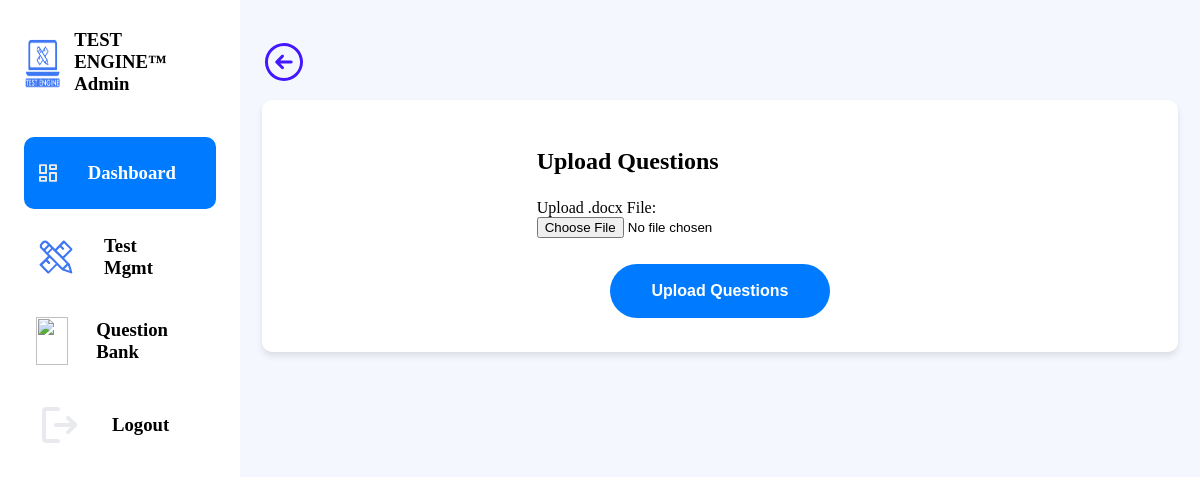
Screenshot of /administrator/upload_questions/5/ (signed in) with the database file from the repository.
### administration/models.py (models this page shows, shortened)
class AppInfo (models.Model):
    logo = models.ImageField(upload_to="webcms", blank=True, null=True)
    email = models.CharField(max_length=33)
    name = models.CharField(max_length=33)
    phone = models.CharField(max_length=11, blank=True, null=True)
    address = models.CharField(max_length=100, blank=True, null=True)
    phrase = models.CharField(max_length=500)

### administration/views.py (the view, shortened to what this page needs)
# urls.py: path('upload_questions/<int:test_id>/', views.upload_questions, name="upload_questions")
@staff_member_required
def upload_questions(request, test_id):
    test = get_object_or_404(Test, id=test_id)
    form = QuestionUploadForm()
    success = 0
    failed = []
    return render(request, "administration/test_mgmt/upload_questions.html", {
        'form': form,
        'test': test
    })

### administration/forms.py
class QuestionUploadForm(forms.Form):
    file = forms.FileField(label='Upload .docx File')

### administration/context_processors.py (called while the page is built)
def app_information(request):
    app_info = AppInfo.objects.first()
    return {
        'app_info': app_info
    }

### administration/templates/administration/test_mgmt/upload_questions.html (shortened to what this page needs)
{% extends "administration/admin_base.html" %}
{% load static %}
{% block content %}
{% block page_style %}
<link type="text/css" href="{% static 'style/form.css' %}" rel="stylesheet" />
{% endblock %}
<div id="home" class="tabcontent">
    <a href="{% url 'administration:test_mgmt' %}">
        <div class="back_icn_container">
            <img src="{% static 'img/icns/back.svg' %}" />
        </div>
    </a>
    <div class="form_container">
        <h3>Upload Questions </h3>
        <form method="post"  enctype="multipart/form-data">
            {{ form.as_p }}
            <center>
                <button type="submit">Upload Questions</button>
            </center>
        </form>
    </div>
</div>
{% endblock %}

### administration/templates/administration/admin_base.html (shortened to what this page needs)
{% load static %}
<!DOCTYPE html>
<html lang="en">
<head>
    <link type="text/css" href="{% static 'style/dashboardv1.0.css' %}" rel="stylesheet" />
    <link type="text/css" href="{% static 'style/table.css' %}" rel="stylesheet" />
    {% block page_style %} {% endblock %}
</head>
<body>
    <div class="main-container">
        <div class="sidebar-item">
            <div class="app-id">
                <div class="logo-box">
                    <img src="{{ app_info.logo.url }}" />
                </div>
                <div class="app-details">
                    <h3>{{ app_info.name }}&#8482; Admin</h3>
                </div>
            </div>
            <div class="dashboard-tab-container">
                <a href="{% url 'administration:administration' %}" class="dashboard-tab active" onclick="setActiveTab(event, this)">
                    <div class="icn-box">
                        <img src="{% static 'img/icns/dashboard.svg' %}" class="dashboard-icon" />
                    </div>
                    <h3>Dashboard</h3>
                </a>
                <a href="{% url 'administration:test_mgmt' %}" class="dashboard-tab" onclick="setActiveTab(event, this)">
                    <div class="icn-box">
                        <img src="{% static 'img/icns/test.svg' %}" class="dashboard-icon" />
                    </div>
                    <h3>Test Mgmt</h3>
                </a>
                <a href="#" class="dashboard-tab" onclick="setActiveTab(event, this)">
                    <div class="icn-box">
                        <img src="{% static 'img/icns/quiz.svg' %}" class="dashboard-icon" />
                    </div>
                    <h3>Question Bank</h3>
                </a>
                <a href="{% url 'authenticator:logout' %}" class="dashboard-tab" >
                    <div class="icn-box">
                        <img src="{% static 'img/icns/logout.svg' %}" class="dashboard-icon" />
                    </div>
                    <h3>Logout</h3>
                </a>
            </div>
        </div>
        <div class="main-item">
            <div class="main-item-wrap">
                {% block content %}
                {% endblock %}
            </div>
        </div>
    </div>
</body>
</html>

### static/style/dashboardv1.0.css (style rules this page uses)
:root { --light: #daf8e5; --lighter: #f0fff5; --radius: 10px; --product-rad: 12px; --big-img-rad: 30px; --bgcolor: #f4f7fe; --fgcolor: #ffffff; --rad: 10px; --pry-color: #007bff; --sec-color: #c5c6ff; --box-shadow: 0 4px 6px rgba(1, 9, 37, 0.1); }
html, body { margin: 0; padding: 0; all: unset; box-sizing: border-box; }
body { background-color: var(--bgcolor); }
a { text-decoration: none; color: var(--dark); }
img { width: 100%; height: 100%; }
a { text-decoration: none; }
.main-container { height: 100%; }
.sidebar-item { width: 100%; height: 130px; background-color: var(--fgcolor); padding-inline: 24px; padding-top: 10px; box-sizing: border-box; overflow: hidden; transition: height 0.3s ease-in-out; }
.app-id { display: flex; align-items: center; }
.logo-box { width: 60px; height: 60px; }
.app-details { margin-inline: 12px; }
.dashboard-tab-container { margin-block: 24px; }
.dashboard-tab { display: flex; align-items: center; cursor: pointer; padding: 12px; margin-block: 12px; border-radius: var(--rad); text-decoration: none; color: inherit; transition: all ease 200ms; }
.dashboard-tab.active { background-color: var(--pry-color); color: white; font-weight: bold; }
.icn-box { width: 48px; height: 48px; }
.dashboard-icon { width: 100%; height: 100%; fill: currentColor; }
.dashboard-tab h3 { margin-block: 0px; margin-inline: 28px; }
.main-item { overflow-y: scroll; height: 100dvh; margin-block: 24px; background-color: var(--bgcolor); }
.main-item-wrap { width: 95.5%; margin: auto; }
@media screen and (min-width:960px) { .main-container { display: flex; justify-content: space-between; } }
@media screen and (min-width:960px) { .sidebar-item { width: 24%; height: 100dvh; } }
@media screen and (min-width:960px) { .main-item { width: 100%; margin: 0; } }
@media screen and (min-width:960px) { .main-item-wrap { margin-block: 40px; } }
form { width: 100%; }
.back_icn_container { width: 44px; cursor: pointer; margin-block: 12px; }

### static/style/form.css (style rules this page uses)
.form_container { background: white; padding: 1.5rem; border-radius: 10px; box-shadow: 0 4px 6px rgba(0, 0, 0, 0.1); }
.form_container h3 { font-size: 1.5rem; margin-bottom: 1.5rem; }
.form_container button { width: 220px; height: 54px; font-weight: bolder; border: 2px solid var(--contrast-color); cursor: pointer; border-radius: 30px; background-color: var(--pry-color); color: white; transition: all ease 200ms; }
@media (min-width:960px) { .form_container { background: white; padding-inline: 30%; border-radius: 10px; box-shadow: 0 4px 6px rgba(0, 0, 0, 0.1); } }
button { width: 96%; height: 50px; background-color: var(--pry-color); color: white; margin: auto; margin: 10px 0; border: none; font-size: 1rem; font-weight: bold; cursor: pointer; border-radius: var(--btn-border-rad); box-sizing: border-box; transition: all ease 200ms; }

### rows the page displays
AppInfo: logo (picture), name "TEST ENGINE"
